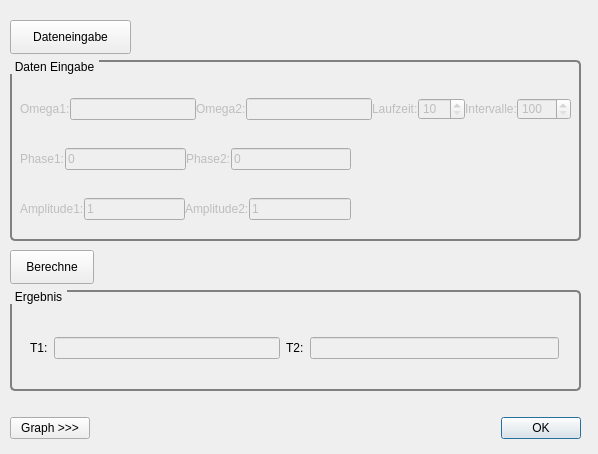
<?xml version="1.0" encoding="UTF-8"?>
<ui version="4.0">
 <class>dlgLissajous</class>
 <widget class="QDialog" name="dlgLissajous">
  <property name="geometry">
   <rect>
    <x>0</x>
    <y>0</y>
    <width>598</width>
    <height>454</height>
   </rect>
  </property>
  <property name="windowTitle">
   <string>Lissajous Figuren</string>
  </property>
  <widget class="QPushButton" name="pbBerechne">
   <property name="geometry">
    <rect>
     <x>10</x>
     <y>250</y>
     <width>84</width>
     <height>34</height>
    </rect>
   </property>
   <property name="text">
    <string>Berechne</string>
   </property>
  </widget>
  <widget class="QWidget" name="layoutWidget">
   <property name="geometry">
    <rect>
     <x>10</x>
     <y>410</y>
     <width>571</width>
     <height>36</height>
    </rect>
   </property>
   <layout class="QHBoxLayout" name="horizontalLayout_3">
    <item>
     <widget class="QPushButton" name="pbGraphik">
      <property name="text">
       <string>Graph &gt;&gt;&gt;</string>
      </property>
     </widget>
    </item>
    <item>
     <spacer name="horizontalSpacer">
      <property name="orientation">
       <enum>Qt::Horizontal</enum>
      </property>
      <property name="sizeHint" stdset="0">
       <size>
        <width>98</width>
        <height>20</height>
       </size>
      </property>
     </spacer>
    </item>
    <item>
     <widget class="QDialogButtonBox" name="buttonBox">
      <property name="orientation">
       <enum>Qt::Horizontal</enum>
      </property>
      <property name="standardButtons">
       <set>QDialogButtonBox::Ok</set>
      </property>
     </widget>
    </item>
   </layout>
  </widget>
  <widget class="QWidget" name="verticalLayoutWidget">
   <property name="geometry">
    <rect>
     <x>660</x>
     <y>80</y>
     <width>391</width>
     <height>361</height>
    </rect>
   </property>
   <layout class="QVBoxLayout" name="lyGraph"/>
  </widget>
  <widget class="QGroupBox" name="gbDatenEingabe">
   <property name="enabled">
    <bool>false</bool>
   </property>
   <property name="geometry">
    <rect>
     <x>10</x>
     <y>60</y>
     <width>571</width>
     <height>181</height>
    </rect>
   </property>
   <property name="styleSheet">
    <string notr="true">QGroupBox {
    background-color: qlineargradient(x1: 0, y1: 0, x2: 0, y2: 1,
                                      stop: 0 #00E0E0, stop: 1 #FFFFFF);
    border: 2px solid gray;
    border-radius: 5px;
    margin-top: 1ex; /* leave space at the top for the title */
}

QGroupBox::title {
    subcontrol-origin: margin;
    subcontrol-position: top left; /* position at the top left */
    padding: 0 3px;
color: black;
    background-color: qlineargradient(x1: 0, y1: 0, x2: 0, y2: 1,
                                      stop: 0 #FF0ECE, stop: 1 #FFFFFF);
}</string>
   </property>
   <property name="title">
    <string>Daten Eingabe</string>
   </property>
   <widget class="QWidget" name="layoutWidget_3">
    <property name="geometry">
     <rect>
      <x>10</x>
      <y>30</y>
      <width>551</width>
      <height>38</height>
     </rect>
    </property>
    <layout class="QHBoxLayout" name="hlyLissajous">
     <property name="spacing">
      <number>0</number>
     </property>
     <item>
      <widget class="QLabel" name="lbOmega1">
       <property name="toolTip">
        <string>&lt;html&gt;&lt;head/&gt;&lt;body&gt;&lt;p&gt;Frequenz 1 [1/s]&lt;/p&gt;&lt;/body&gt;&lt;/html&gt;</string>
       </property>
       <property name="text">
        <string>Omega1:</string>
       </property>
      </widget>
     </item>
     <item>
      <widget class="QLineEdit" name="leOmega1Input">
       <property name="enabled">
        <bool>false</bool>
       </property>
       <property name="toolTip">
        <string>&lt;html&gt;&lt;head/&gt;&lt;body&gt;&lt;p&gt;Kresifrequenz 1 [1/s]&lt;/p&gt;&lt;/body&gt;&lt;/html&gt;</string>
       </property>
      </widget>
     </item>
     <item>
      <widget class="QLabel" name="lbOmega2">
       <property name="toolTip">
        <string>&lt;html&gt;&lt;head/&gt;&lt;body&gt;&lt;p&gt;Frequenz 2 [1/s]&lt;/p&gt;&lt;/body&gt;&lt;/html&gt;</string>
       </property>
       <property name="text">
        <string>Omega2:</string>
       </property>
      </widget>
     </item>
     <item>
      <widget class="QLineEdit" name="leOmega2Input">
       <property name="enabled">
        <bool>false</bool>
       </property>
       <property name="toolTip">
        <string>&lt;html&gt;&lt;head/&gt;&lt;body&gt;&lt;p&gt;Kreisfrequenz 2 [1/s]&lt;/p&gt;&lt;/body&gt;&lt;/html&gt;</string>
       </property>
      </widget>
     </item>
     <item>
      <widget class="QLabel" name="lbLaufzeit_2">
       <property name="text">
        <string>Laufzeit:</string>
       </property>
      </widget>
     </item>
     <item>
      <widget class="QSpinBox" name="spLaufzeitInput">
       <property name="enabled">
        <bool>false</bool>
       </property>
       <property name="minimum">
        <number>10</number>
       </property>
       <property name="maximum">
        <number>100</number>
       </property>
      </widget>
     </item>
     <item>
      <widget class="QLabel" name="lbIntervalle_2">
       <property name="text">
        <string>Intervalle:</string>
       </property>
      </widget>
     </item>
     <item>
      <widget class="QSpinBox" name="spIntervalleInput">
       <property name="enabled">
        <bool>false</bool>
       </property>
       <property name="minimum">
        <number>100</number>
       </property>
       <property name="maximum">
        <number>1000</number>
       </property>
      </widget>
     </item>
    </layout>
   </widget>
   <widget class="QWidget" name="layoutWidget_4">
    <property name="geometry">
     <rect>
      <x>10</x>
      <y>80</y>
      <width>331</width>
      <height>38</height>
     </rect>
    </property>
    <layout class="QHBoxLayout" name="hlyLissajous_2">
     <property name="spacing">
      <number>0</number>
     </property>
     <item>
      <widget class="QLabel" name="lbPhase1">
       <property name="toolTip">
        <string>&lt;html&gt;&lt;head/&gt;&lt;body&gt;&lt;p&gt;Phase 1 [1/s]&lt;/p&gt;&lt;/body&gt;&lt;/html&gt;</string>
       </property>
       <property name="text">
        <string>Phase1:</string>
       </property>
      </widget>
     </item>
     <item>
      <widget class="QLineEdit" name="lePhase1Input">
       <property name="enabled">
        <bool>false</bool>
       </property>
       <property name="toolTip">
        <string>&lt;html&gt;&lt;head/&gt;&lt;body&gt;&lt;p&gt;Phase 1 [1/s]&lt;/p&gt;&lt;/body&gt;&lt;/html&gt;</string>
       </property>
       <property name="text">
        <string>0</string>
       </property>
      </widget>
     </item>
     <item>
      <widget class="QLabel" name="lbPhase2">
       <property name="toolTip">
        <string>&lt;html&gt;&lt;head/&gt;&lt;body&gt;&lt;p&gt;Phase 2 [1/s]&lt;/p&gt;&lt;/body&gt;&lt;/html&gt;</string>
       </property>
       <property name="text">
        <string>Phase2:</string>
       </property>
      </widget>
     </item>
     <item>
      <widget class="QLineEdit" name="lePhase2Input">
       <property name="enabled">
        <bool>false</bool>
       </property>
       <property name="toolTip">
        <string>&lt;html&gt;&lt;head/&gt;&lt;body&gt;&lt;p&gt;Phase 2 [1/s]&lt;/p&gt;&lt;/body&gt;&lt;/html&gt;</string>
       </property>
       <property name="text">
        <string>0</string>
       </property>
      </widget>
     </item>
    </layout>
   </widget>
   <widget class="QWidget" name="layoutWidget_5">
    <property name="geometry">
     <rect>
      <x>10</x>
      <y>130</y>
      <width>331</width>
      <height>38</height>
     </rect>
    </property>
    <layout class="QHBoxLayout" name="hlyLissajous_3">
     <property name="spacing">
      <number>0</number>
     </property>
     <item>
      <widget class="QLabel" name="lbAmplitude1">
       <property name="toolTip">
        <string>&lt;html&gt;&lt;head/&gt;&lt;body&gt;&lt;p&gt;Amplitude 1 [1/s]&lt;/p&gt;&lt;/body&gt;&lt;/html&gt;</string>
       </property>
       <property name="text">
        <string>Amplitude1:</string>
       </property>
      </widget>
     </item>
     <item>
      <widget class="QLineEdit" name="leAmplitude1Input">
       <property name="enabled">
        <bool>false</bool>
       </property>
       <property name="toolTip">
        <string>&lt;html&gt;&lt;head/&gt;&lt;body&gt;&lt;p&gt;Amplitude1 [1/s]&lt;/p&gt;&lt;/body&gt;&lt;/html&gt;</string>
       </property>
       <property name="text">
        <string>1</string>
       </property>
      </widget>
     </item>
     <item>
      <widget class="QLabel" name="lbAmplitude2">
       <property name="toolTip">
        <string>&lt;html&gt;&lt;head/&gt;&lt;body&gt;&lt;p&gt;Amplitude 2 [1/s]&lt;/p&gt;&lt;/body&gt;&lt;/html&gt;</string>
       </property>
       <property name="text">
        <string>Amplitude2:</string>
       </property>
      </widget>
     </item>
     <item>
      <widget class="QLineEdit" name="leAmplitude2Input">
       <property name="enabled">
        <bool>false</bool>
       </property>
       <property name="toolTip">
        <string>&lt;html&gt;&lt;head/&gt;&lt;body&gt;&lt;p&gt;Amplitude 2 [1/s]&lt;/p&gt;&lt;/body&gt;&lt;/html&gt;</string>
       </property>
       <property name="text">
        <string>1</string>
       </property>
      </widget>
     </item>
    </layout>
   </widget>
  </widget>
  <widget class="QPushButton" name="pbEingabe">
   <property name="geometry">
    <rect>
     <x>10</x>
     <y>20</y>
     <width>121</width>
     <height>34</height>
    </rect>
   </property>
   <property name="text">
    <string>Dateneingabe</string>
   </property>
  </widget>
  <widget class="Line" name="line">
   <property name="geometry">
    <rect>
     <x>630</x>
     <y>10</y>
     <width>20</width>
     <height>441</height>
    </rect>
   </property>
   <property name="orientation">
    <enum>Qt::Vertical</enum>
   </property>
  </widget>
  <widget class="QLabel" name="lbGraphExtensionTitel">
   <property name="geometry">
    <rect>
     <x>660</x>
     <y>30</y>
     <width>321</width>
     <height>31</height>
    </rect>
   </property>
   <property name="styleSheet">
    <string notr="true">QLabel{
    border: 2px solid green;
    border-radius: 4px;
    padding: 2px;
}</string>
   </property>
   <property name="text">
    <string>Graphik Titel</string>
   </property>
  </widget>
  <widget class="QGroupBox" name="gbErgbnis">
   <property name="geometry">
    <rect>
     <x>10</x>
     <y>290</y>
     <width>571</width>
     <height>101</height>
    </rect>
   </property>
   <property name="styleSheet">
    <string notr="true">QGroupBox {
    background-color: qlineargradient(x1: 0, y1: 0, x2: 0, y2: 1,
                                      stop: 0 #00E0E0, stop: 1 #FFFFFF);
    border: 2px solid gray;
    border-radius: 5px;
    margin-top: 1ex; /* leave space at the top for the title */
}

QGroupBox::title {
    subcontrol-origin: margin;
    subcontrol-position: top left; /* position at the top left */
    padding: 0 3px;
color: black;
    background-color: qlineargradient(x1: 0, y1: 0, x2: 0, y2: 1,
                                      stop: 0 #FF0ECE, stop: 1 #FFFFFF);
}</string>
   </property>
   <property name="title">
    <string>Ergebnis</string>
   </property>
   <widget class="QWidget" name="layoutWidget">
    <property name="geometry">
     <rect>
      <x>20</x>
      <y>40</y>
      <width>529</width>
      <height>36</height>
     </rect>
    </property>
    <layout class="QHBoxLayout" name="horizontalLayout_10">
     <item>
      <layout class="QHBoxLayout" name="horizontalLayout_11">
       <item>
        <widget class="QLabel" name="lbT1">
         <property name="text">
          <string>T1:</string>
         </property>
        </widget>
       </item>
       <item>
        <widget class="QLineEdit" name="leT1Input">
         <property name="enabled">
          <bool>false</bool>
         </property>
         <property name="toolTip">
          <string>&lt;html&gt;&lt;head/&gt;&lt;body&gt;&lt;p&gt;Winkelgeschwindigkeit 1 in rad&lt;/p&gt;&lt;/body&gt;&lt;/html&gt;</string>
         </property>
        </widget>
       </item>
      </layout>
     </item>
     <item>
      <widget class="QLabel" name="lbT2">
       <property name="text">
        <string>T2:</string>
       </property>
      </widget>
     </item>
     <item>
      <widget class="QLineEdit" name="leT2Input">
       <property name="enabled">
        <bool>false</bool>
       </property>
       <property name="toolTip">
        <string>&lt;html&gt;&lt;head/&gt;&lt;body&gt;&lt;p&gt;Winkelgeschwindigkeit 2 in rad&lt;/p&gt;&lt;/body&gt;&lt;/html&gt;</string>
       </property>
      </widget>
     </item>
    </layout>
   </widget>
  </widget>
 </widget>
 <resources/>
 <connections>
  <connection>
   <sender>buttonBox</sender>
   <signal>accepted()</signal>
   <receiver>dlgLissajous</receiver>
   <slot>accept()</slot>
   <hints>
    <hint type="sourcelabel">
     <x>248</x>
     <y>254</y>
    </hint>
    <hint type="destinationlabel">
     <x>157</x>
     <y>274</y>
    </hint>
   </hints>
  </connection>
 </connections>
</ui>
